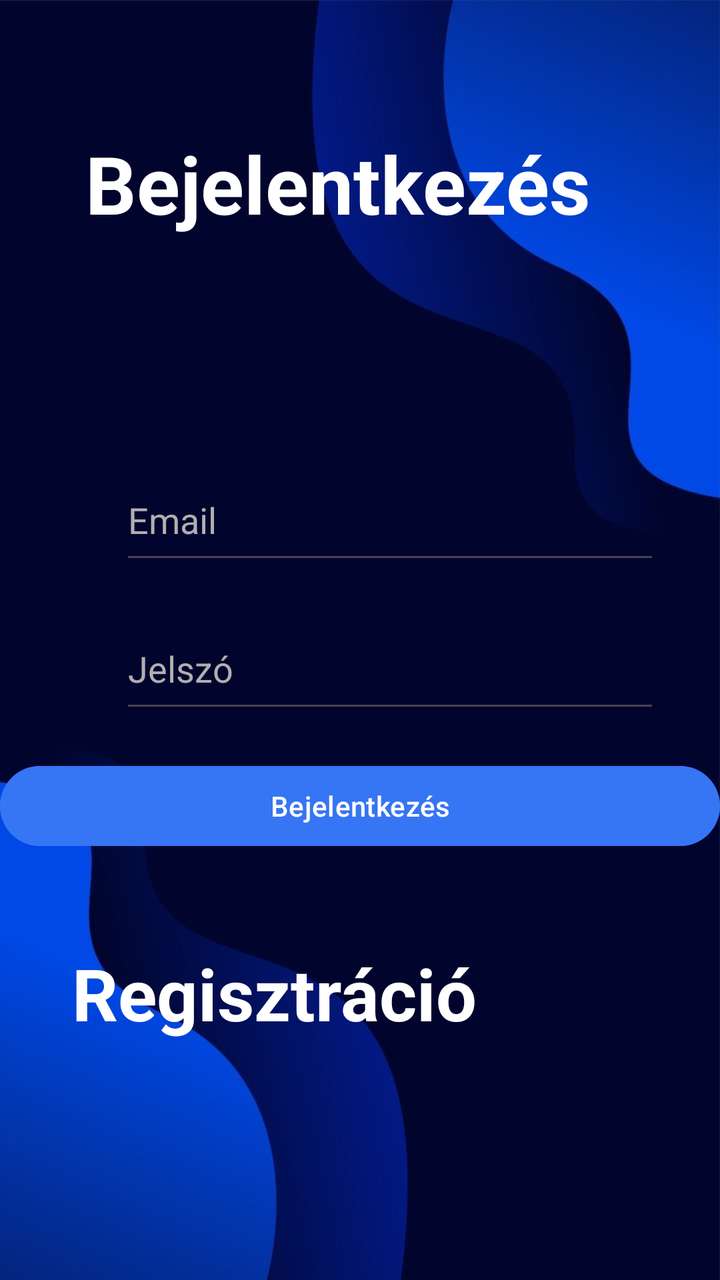
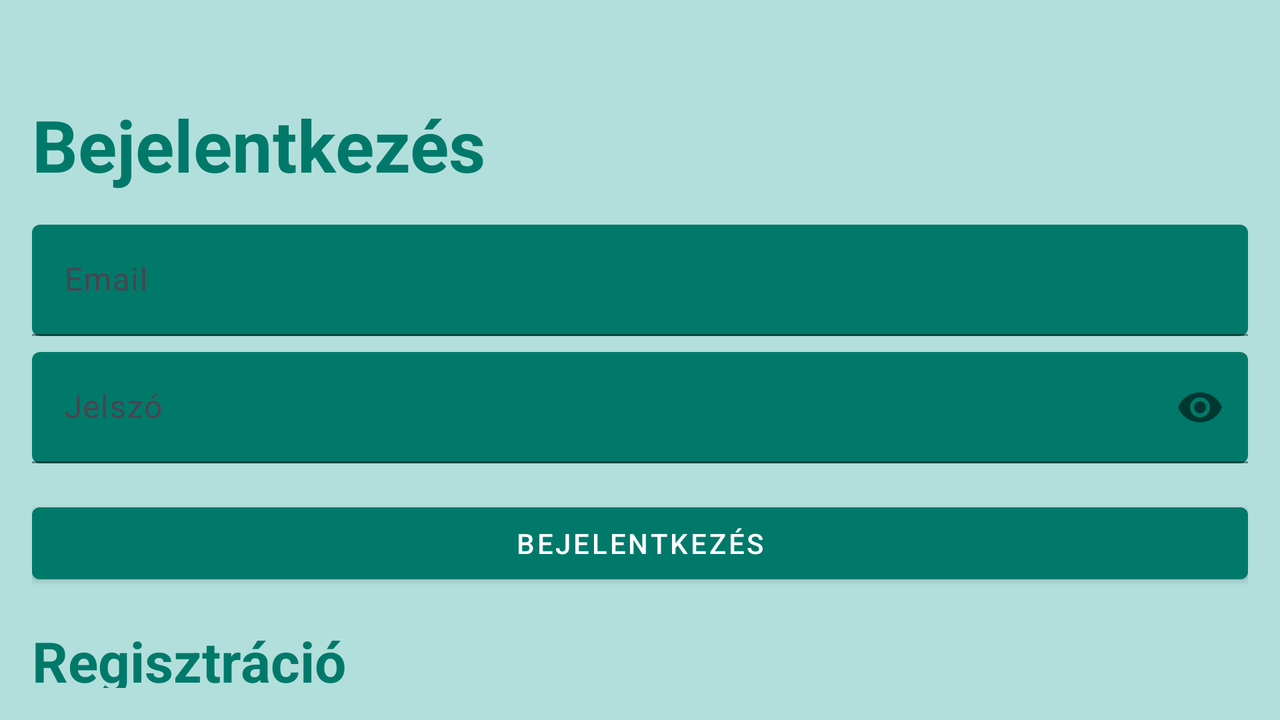

Two renders of one Android screen. The first uses the default layout on a phone; the second uses the alternative layout the repository ships for a different screen configuration, on a matching device. The two XML files are below.
<!-- AndroidManifest.xml: application theme Theme.LeagueTables -->
<!-- res/layout/activity_login.xml -->
<?xml version="1.0" encoding="utf-8"?>
<androidx.constraintlayout.widget.ConstraintLayout xmlns:android="http://schemas.android.com/apk/res/android"
    xmlns:app="http://schemas.android.com/apk/res-auto"
    xmlns:tools="http://schemas.android.com/tools"
    android:id="@+id/main"
    android:layout_width="match_parent"
    android:background="@drawable/background"
    android:layout_height="match_parent"
    tools:context=".LoginActivity">

    <TextView
        android:layout_width="275dp"
        android:layout_height="103dp"
        android:rotationX="0"
        android:text="Bejelentkezés"
        android:textColor="#FFFFFF"
        android:textColorLink="#FFFFFF"
        android:textSize="40sp"
        android:textStyle="bold"
        app:layout_constraintBottom_toTopOf="@+id/editTextEmail"
        app:layout_constraintEnd_toEndOf="parent"
        app:layout_constraintHorizontal_bias="0.503"
        app:layout_constraintStart_toStartOf="parent"
        app:layout_constraintTop_toTopOf="parent"
        app:layout_constraintVertical_bias="0.502" />

    <EditText
        android:id="@+id/editTextEmail"
        android:layout_width="0dp"
        android:layout_height="wrap_content"
        android:layout_marginStart="60dp"
        android:layout_marginEnd="30dp"
        android:ems="10"
        android:hint="@string/email"
        android:inputType="textEmailAddress"
        android:paddingTop="15dp"
        android:paddingBottom="15dp"
        android:textColor="#FFFFFF"
        android:textColorHint="#B1AFAF"
        app:layout_constraintBottom_toBottomOf="parent"
        app:layout_constraintEnd_toEndOf="parent"
        app:layout_constraintHorizontal_bias="0.0"
        app:layout_constraintStart_toStartOf="parent"
        app:layout_constraintTop_toTopOf="parent"
        app:layout_constraintVertical_bias="0.397" />

    <EditText
        android:id="@+id/editTextPassword"
        android:layout_width="0dp"
        android:layout_height="wrap_content"
        android:layout_marginTop="20dp"
        android:ems="10"
        android:hint="@string/password"
        android:inputType="textPassword"
        android:paddingTop="15dp"
        android:paddingBottom="15dp"
        android:textColor="#FFFFFF"
        android:textColorHint="#B1AFAF"
        app:layout_constraintBottom_toBottomOf="parent"
        app:layout_constraintEnd_toEndOf="@+id/editTextEmail"
        app:layout_constraintHorizontal_bias="0.0"
        app:layout_constraintStart_toStartOf="@+id/editTextEmail"
        app:layout_constraintTop_toBottomOf="@+id/editTextEmail"
        app:layout_constraintVertical_bias="0.0" />

    <Button
        android:id="@+id/loginButton"
        android:layout_width="0dp"
        android:layout_height="wrap_content"
        android:backgroundTint="@color/blue"
        android:onClick="login"
        android:text="@string/login"
        android:textColorLink="#FFFFFF"
        app:layout_constraintBottom_toBottomOf="parent"
        app:layout_constraintEnd_toEndOf="parent"
        app:layout_constraintHorizontal_bias="0.0"
        app:layout_constraintStart_toStartOf="parent"
        app:layout_constraintTop_toBottomOf="@+id/editTextPassword"
        app:layout_constraintVertical_bias="0.076" />

    <TextView
        android:id="@+id/regTextView"
        android:layout_width="228dp"
        android:layout_height="75dp"
        android:layout_marginStart="36dp"
        android:layout_marginBottom="37dp"
        android:onClick="reg"
        android:text="Regisztráció"
        android:textColor="#FFFFFF"
        android:textSize="36sp"
        android:textStyle="bold"
        app:layout_constraintBottom_toBottomOf="parent"
        app:layout_constraintStart_toStartOf="parent"
        app:layout_constraintTop_toBottomOf="@+id/loginButton"
        app:layout_constraintVertical_bias="0.449" />


</androidx.constraintlayout.widget.ConstraintLayout>
<!-- resources referenced by this layout -->
<resources>
  <color name="blue">#3675F4</color>
  <!-- drawable background: jpg bitmap (drawable, 26531 bytes) -->
  <string name="email">Email</string>
  <string name="login">Bejelentkezés</string>
  <string name="password">Jelszó</string>
  <style name="Theme.LeagueTables" parent="Base.Theme.LeagueTables" />
  <style name="Base.Theme.LeagueTables" parent="Theme.Material3.DayNight.NoActionBar">
          
          
      </style>
</resources>
<!-- res/layout-land/activity_login.xml (the repository's variant of the layout above) -->
<!-- drawn on the phone turned sideways -->
<?xml version="1.0" encoding="utf-8"?>
<androidx.constraintlayout.widget.ConstraintLayout xmlns:android="http://schemas.android.com/apk/res/android"
    xmlns:app="http://schemas.android.com/apk/res-auto"
    xmlns:tools="http://schemas.android.com/tools"
    android:id="@+id/main"
    android:layout_width="match_parent"
    android:layout_height="match_parent"
    android:padding="16dp"
    android:background="#B2DFDB"
    tools:context=".LoginActivity">


    <TextView
        android:id="@+id/tvTitle"
        android:layout_width="0dp"
        android:layout_height="wrap_content"
        android:text="@string/login"
        android:textSize="36sp"
        android:textStyle="bold"
        android:textColor="#00796B"
        app:layout_constraintTop_toTopOf="parent"
        app:layout_constraintStart_toStartOf="parent"
        app:layout_constraintEnd_toEndOf="parent"
        android:layout_marginTop="32dp" />


    <com.google.android.material.textfield.TextInputLayout
        android:id="@+id/tilEmail"
        android:layout_width="0dp"
        android:layout_height="wrap_content"
        android:hint="@string/email"
        app:boxBackgroundMode="filled"
        app:boxBackgroundColor="#00796B"
        app:boxStrokeColor="#FFFFFF"
        android:layout_marginTop="16dp"
        app:layout_constraintTop_toBottomOf="@id/tvTitle"
        app:layout_constraintStart_toStartOf="parent"
        app:layout_constraintEnd_toEndOf="parent">

        <com.google.android.material.textfield.TextInputEditText
            android:id="@+id/editTextEmail"
            android:layout_width="match_parent"
            android:layout_height="wrap_content"
            android:inputType="textEmailAddress"
            android:textColor="#FFFFFF"/>
    </com.google.android.material.textfield.TextInputLayout>


    <com.google.android.material.textfield.TextInputLayout
        android:id="@+id/tilPassword"
        android:layout_width="0dp"
        android:layout_height="wrap_content"
        android:hint="@string/password"
        app:passwordToggleEnabled="true"
        app:boxBackgroundMode="filled"
        app:boxBackgroundColor="#00796B"
        app:boxStrokeColor="#FFFFFF"
        android:layout_marginTop="8dp"
        app:layout_constraintTop_toBottomOf="@id/tilEmail"
        app:layout_constraintStart_toStartOf="parent"
        app:layout_constraintEnd_toEndOf="parent">

        <com.google.android.material.textfield.TextInputEditText
            android:id="@+id/editTextPassword"
            android:layout_width="match_parent"
            android:layout_height="wrap_content"
            android:inputType="textPassword"
            android:textColor="#FFFFFF" />
    </com.google.android.material.textfield.TextInputLayout>


    <com.google.android.material.button.MaterialButton
        android:id="@+id/loginButton"
        style="@style/Widget.MaterialComponents.Button"
        android:layout_width="0dp"
        android:layout_height="wrap_content"
        android:text="@string/login"
        android:textColor="#FFFFFF"
        android:backgroundTint="#00796B"
        android:layout_marginTop="16dp"
        app:layout_constraintTop_toBottomOf="@id/tilPassword"
        app:layout_constraintStart_toStartOf="parent"
        app:layout_constraintEnd_toEndOf="parent"
        android:onClick="login" />


    <TextView
        android:id="@+id/regTextView"
        android:layout_width="192dp"
        android:layout_height="53dp"
        android:layout_marginTop="16dp"
        android:onClick="reg"
        android:text="@string/registration"
        android:textColor="#00796B"
        android:textSize="28dp"
        android:textStyle="bold"
        app:layout_constraintStart_toStartOf="parent"
        app:layout_constraintTop_toBottomOf="@id/loginButton" />

</androidx.constraintlayout.widget.ConstraintLayout>
<!-- resources referenced by the variant -->
<!-- as the phone turned sideways resolves them -->
<resources>
  <string name="email">Email</string>
  <string name="login">Bejelentkezés</string>
  <string name="password">Jelszó</string>
  <string name="registration">Regisztráció</string>
  <style name="Theme.LeagueTables" parent="Base.Theme.LeagueTables" />
  <style name="Base.Theme.LeagueTables" parent="Theme.Material3.DayNight.NoActionBar">
          
          
      </style>
</resources>
